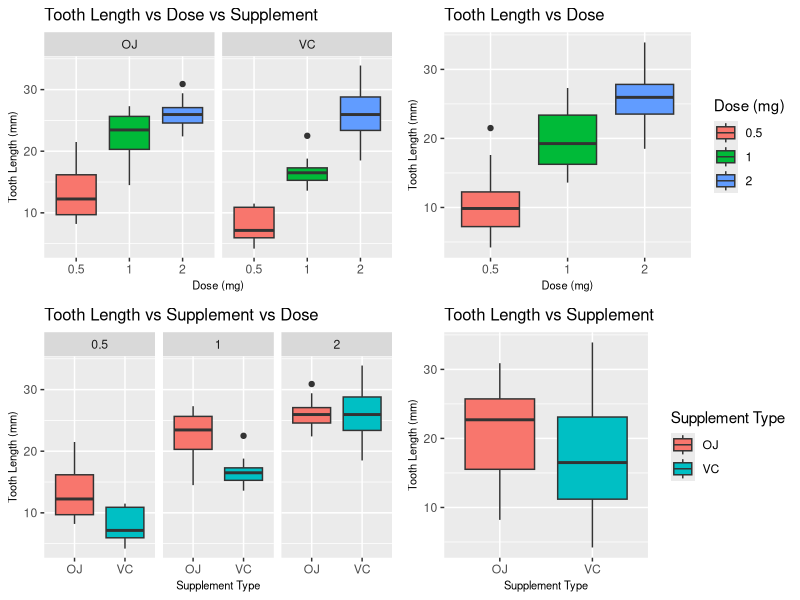

Write the R code that produced this figure.
## ---- chunk 1
library(ggplot2)
library(datasets)
library(gridExtra)

tooth_growth_dt <- ToothGrowth
str(tooth_growth_dt)
summary(tooth_growth_dt)

## ---- chunk 2
tooth_growth_dt <- data.frame(len = tooth_growth_dt$len, supp = tooth_growth_dt$supp, dose = as.factor(tooth_growth_dt$dose))

plot1 <- ggplot(tooth_growth_dt, aes(x=dose, y=len, fill = dose))+ geom_boxplot() + facet_grid(.~tooth_growth_dt$supp) + ggtitle( 'Tooth Length vs Dose vs Supplement') + labs(fill='Dose (mg)') + xlab('Dose (mg)') + ylab('Tooth Length (mm)') + theme(legend.position = 'none')  +  theme(plot.title = element_text( size=12, hjust=0)) + theme(axis.title = element_text( size=8)) 

plot2 <- ggplot(tooth_growth_dt, aes(x=dose, y=len, fill = dose))+ geom_boxplot() +  ggtitle('Tooth Length vs Dose') + labs(fill='Dose (mg)') + xlab('Dose (mg)') + ylab('Tooth Length (mm)') +  theme(plot.title = element_text( size=12, hjust=0)) + theme(axis.title = element_text( size=8))

plot3 <- ggplot(tooth_growth_dt, aes(x=supp, y=len, fill = supp))+ geom_boxplot() + facet_grid(.~tooth_growth_dt$dose) + ggtitle('Tooth Length vs Supplement vs Dose') + labs(fill='Supplement Type') + xlab('Supplement Type') + ylab('Tooth Length (mm)') + theme(legend.position = 'none') +  theme(plot.title = element_text( size=12, hjust=0)) + theme(axis.title = element_text( size=8))

plot4 <- ggplot(tooth_growth_dt, aes(x=supp, y=len, fill = supp))+ geom_boxplot()  + ggtitle('Tooth Length vs Supplement') + labs(fill='Supplement Type') + xlab('Supplement Type') + ylab('Tooth Length (mm)') +  theme(plot.title = element_text( size=12, hjust=0)) + theme(axis.title = element_text( size=8))

grid.arrange(plot1,plot2,plot3,plot4, nrow= 2, ncol = 2)

## ---- chunk 3
vc_data <- tooth_growth_dt[tooth_growth_dt$supp=='VC',]
oj_data <- tooth_growth_dt[tooth_growth_dt$supp=='OJ',]

t.test(vc_data$len, oj_data$len)
